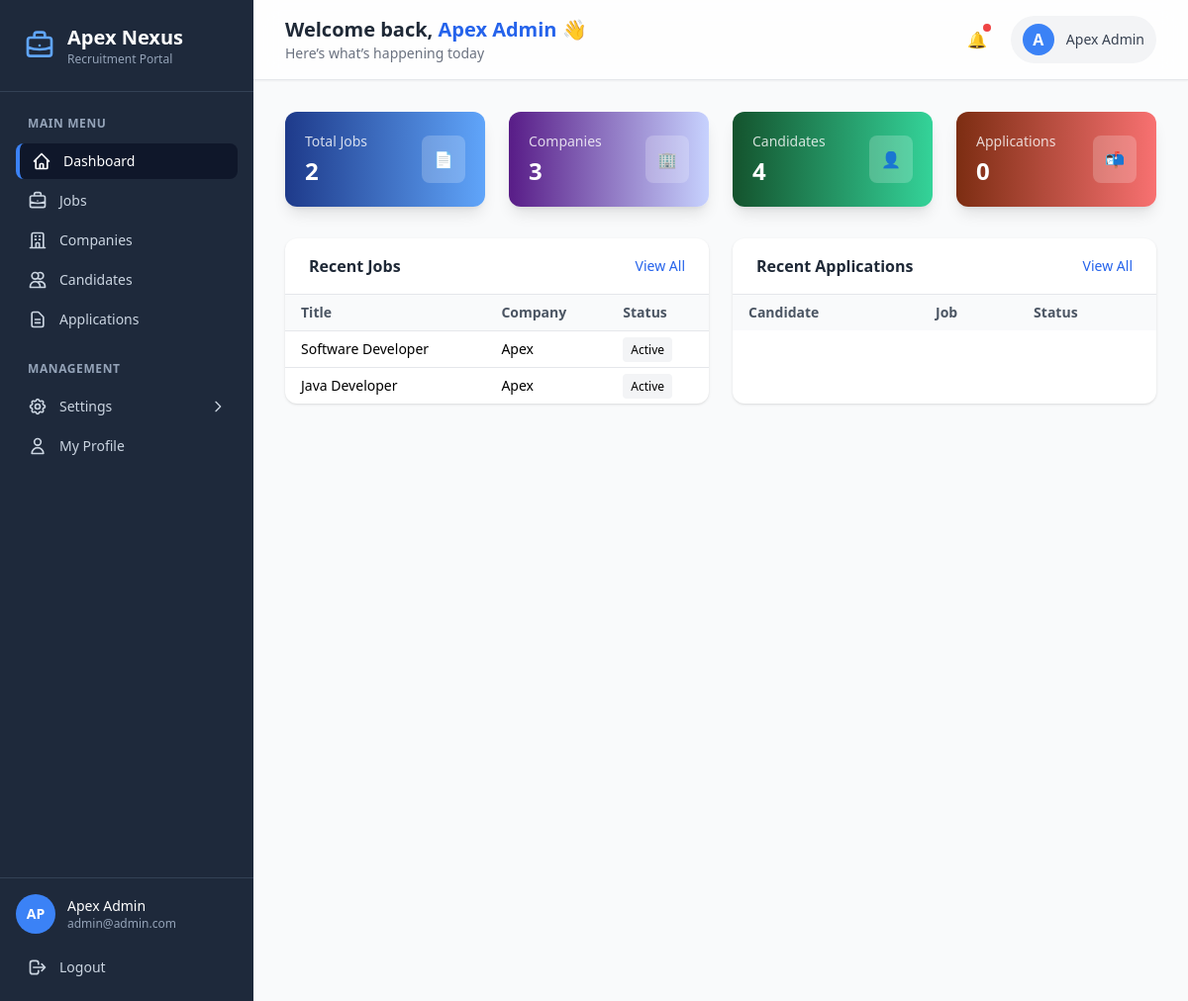
Page /admin/dashboard.php (signed in) on the committed database.
### tables this page shows
CREATE TABLE `jobs` (
  `id` int(11) NOT NULL,
  `company_id` int(11) DEFAULT NULL,
  `department_id` int(10) UNSIGNED DEFAULT NULL,
  `category_id` int(10) UNSIGNED DEFAULT NULL,
  `title` varchar(150) DEFAULT NULL,
  `description` text DEFAULT NULL,
  `responsibilities` text DEFAULT NULL,
  `requirements` text DEFAULT NULL,
  `nice_to_have` text DEFAULT NULL,
  `perks` text DEFAULT NULL,
  `location` varchar(100) DEFAULT NULL,
  `city` varchar(100) DEFAULT NULL,
  `state` varchar(100) DEFAULT NULL,
  `country` varchar(100) DEFAULT 'India',
  `work_mode` varchar(512) NOT NULL DEFAULT 'on-site',
  `employment_type` enum('full-time','part-time','contract','internship','freelance','temporary') NOT NULL DEFAULT 'full-time',
  `salary` varchar(100) DEFAULT NULL,
  `salary_min` int(10) UNSIGNED DEFAULT NULL,
  `salary_max` int(10) UNSIGNED DEFAULT NULL,
  `salary_visible` tinyint(1) NOT NULL DEFAULT 1,
  `experience_required` varchar(50) DEFAULT NULL,
  `education` varchar(100) DEFAULT NULL,
  `openings` smallint(5) UNSIGNED NOT NULL DEFAULT 1,
  `deadline` date DEFAULT NULL,
  `duration_days` smallint(5) UNSIGNED NOT NULL DEFAULT 30,
  `apply_email` varchar(150) DEFAULT NULL,
  `apply_url` varchar(500) DEFAULT NULL,
  `status` enum('active','closed','pending') DEFAULT 'pending',
  `is_deleted` tinyint(1) DEFAULT 0,
  `added_by` int(11) DEFAULT NULL,
  `created_at` timestamp NOT NULL DEFAULT current_timestamp(),
  `updated_at` timestamp NOT NULL DEFAULT current_timestamp() ON UPDATE current_timestamp()
);

CREATE TABLE `companies` (
  `id` int(11) NOT NULL,
  `user_id` int(11) DEFAULT NULL,
  `company_name` varchar(150) DEFAULT NULL,
  `logo` varchar(255) DEFAULT NULL,
  `description` text DEFAULT NULL,
  `website` varchar(200) DEFAULT NULL,
  `is_deleted` tinyint(1) DEFAULT 0,
  `city` varchar(100) DEFAULT NULL,
  `state` varchar(100) DEFAULT NULL,
  `country` varchar(100) DEFAULT NULL,
  `address_line1` varchar(255) DEFAULT NULL,
  `address_line2` varchar(255) DEFAULT NULL,
  `phone` varchar(20) DEFAULT NULL,
  `added_by` int(11) DEFAULT NULL,
  `created_at` timestamp NOT NULL DEFAULT current_timestamp(),
  `updated_at` timestamp NOT NULL DEFAULT current_timestamp() ON UPDATE current_timestamp()
);

### admin/dashboard.php (the view, shortened to what this page needs)
<?php
require_once '../includes/header.php';
try {
    $database = new Database();
    $pdo = $database->getConnection();
    $totalJobs = $pdo->query("SELECT COUNT(*) FROM jobs WHERE is_deleted = 0")->fetchColumn();
    $totalCompanies = $pdo->query("SELECT COUNT(*) FROM companies WHERE is_deleted = 0")->fetchColumn();
    $totalCandidates = $pdo->query("SELECT COUNT(*) FROM candidates WHERE is_deleted = 0")->fetchColumn();
    $totalApplications = $pdo->query("SELECT COUNT(*) FROM applications WHERE is_deleted = 0")->fetchColumn();
    $userName = $_SESSION['user_name'];
    $recentJobsStmt = $pdo->query("
        SELECT j.*, c.company_name as company_name
        FROM jobs j
        LEFT JOIN companies c ON j.company_id = c.id
        WHERE j.is_deleted = 0
        ORDER BY j.created_at DESC
        LIMIT 5
    ");
    $recentJobs = $recentJobsStmt->fetchAll();
} catch (PDOException $e) {
    error_log("Dashboard error: " . $e->getMessage());
    setFlash('error', 'Failed to load dashboard data');
}
require_once '../includes/admin-sidebar.php';
?>
<div class="lg:pl-64 bg-gray-50 min-h-screen">
    <div class="bg-white/80 backdrop-blur-md shadow-sm border-b px-4 sm:px-6 lg:px-8 py-4 flex justify-between items-center">
    <div>
        <h1 class="text-lg sm:text-xl font-semibold text-gray-800">
            Welcome back, <span class="text-blue-600"><?php echo $userName; ?></span> 👋
        </h1>
        <p class="text-sm text-gray-500">Here’s what’s happening today</p>
    </div>
    <div class="flex items-center gap-4">
        <button class="relative p-2 rounded-full hover:bg-gray-100 transition">
            🔔
            <span class="absolute top-1 right-1 w-2 h-2 bg-red-500 rounded-full"></span>
        </button>
        <div class="flex items-center gap-3 bg-gray-100 px-3 py-2 rounded-full cursor-pointer hover:bg-gray-200 transition">
            <div class="w-8 h-8 rounded-full bg-blue-500 text-white flex items-center justify-center font-semibold">
                <?php echo strtoupper(substr($userName, 0, 1)); ?>
            </div>
            <span class="text-sm font-medium text-gray-700 hidden sm:block">
                <?php echo $userName; ?>
            </span>
        </div>
    </div>
</div>
    <div class="p-4 sm:p-6 lg:p-8">
        <div class="grid grid-cols-1 sm:grid-cols-2 lg:grid-cols-4 gap-6 mb-8">
            <div
                class="bg-gradient-to-r from-blue-900 to-blue-400 text-white p-5 rounded-xl shadow-lg hover:scale-105 transition">
                <div class="flex justify-between items-center">
                    <div>
                        <p class="text-sm opacity-80">Total Jobs</p>
                        <h2 class="text-2xl font-bold mt-1"><?php echo $totalJobs; ?></h2>
                    </div>
                    <div class="bg-white/20 p-3 rounded-lg">
                        📄
                    </div>
                </div>
            </div>
            <div
                class="bg-gradient-to-r from-purple-900 to-indigo-200 text-white p-5 rounded-xl shadow-lg hover:scale-105 transition">
                <div class="flex justify-between items-center">
                    <div>
                        <p class="text-sm opacity-80">Companies</p>
                        <h2 class="text-2xl font-bold mt-1"><?php echo $totalCompanies; ?></h2>
                    </div>
                    <div class="bg-white/20 p-3 rounded-lg">
                        🏢
                    </div>
                </div>
            </div>
            <div
                class="bg-gradient-to-r from-green-900 to-emerald-400 text-white p-5 rounded-xl shadow-lg hover:scale-105 transition">
                <div class="flex justify-between items-center">
                    <div>
                        <p class="text-sm opacity-80">Candidates</p>
                        <h2 class="text-2xl font-bold mt-1"><?php echo $totalCandidates; ?></h2>
                    </div>
                    <div class="bg-white/20 p-3 rounded-lg">
                        👤
                    </div>
                </div>
            </div>
            <div
                class="bg-gradient-to-r from-orange-900 to-red-400 text-white p-5 rounded-xl shadow-lg hover:scale-105 transition">
                <div class="flex justify-between items-center">
                    <div>
                        <p class="text-sm opacity-80">Applications</p>
                        <h2 class="text-2xl font-bold mt-1"><?php echo $totalApplications; ?></h2>
                    </div>
                    <div class="bg-white/20 p-3 rounded-lg">
                        📬
                    </div>
                </div>
            </div>
        </div>
        <div class="grid grid-cols-1 lg:grid-cols-2 gap-6">
            <div class="bg-white rounded-xl shadow">
                <div class="flex justify-between items-center px-6 py-4 border-b">
                    <h2 class="font-semibold text-gray-800">Recent Jobs</h2>
                    <a href="/apex-nexus-portal/admin/jobs.php" class="text-blue-600 text-sm">View All</a>
                </div>
                <div class="overflow-x-auto">
                    <table class="w-full text-sm">
                        <thead class="bg-gray-50 text-gray-600">
                            <tr>
                                <th class="px-4 py-2 text-left">Title</th>
                                <th class="px-4 py-2 text-left">Company</th>
                                <th class="px-4 py-2 text-left">Status</th>
                            </tr>
                        </thead>
                        <tbody>
                            <?php foreach ($recentJobs as $job): ?>
                                <tr class="border-t">
                                    <td class="px-4 py-2"><?php echo $job['title']; ?></td>
                                    <td class="px-4 py-2"><?php echo $job['company_name']; ?></td>
                                    <td class="px-4 py-2">
                                        <span class="text-xs px-2 py-1 rounded bg-gray-100">
                                            <?php echo ucfirst($job['status']); ?>
                                        </span>
                                    </td>
                                </tr>
                            <?php endforeach; ?>
                        </tbody>
                    </table>
                </div>
            </div>
            <div class="bg-white rounded-xl shadow">
                <div class="flex justify-between items-center px-6 py-4 border-b">
                    <h2 class="font-semibold text-gray-800">Recent Applications</h2>
                    <a href="/apex-nexus-portal/admin/applications.php" class="text-blue-600 text-sm">View All</a>
                </div>
                <div class="overflow-x-auto">
                    <table class="w-full text-sm">
                        <thead class="bg-gray-50 text-gray-600">
                            <tr>
                                <th class="px-4 py-2 text-left">Candidate</th>
                                <th class="px-4 py-2 text-left">Job</th>
                                <th class="px-4 py-2 text-left">Status</th>
                            </tr>
                        </thead>
                    </table>
                </div>
            </div>
        </div>
    </div>
</div>
<?php require_once '../includes/footer.php'; ?>

### rows in the picture
jobs: title "Software Developer", company.company_name "Apex", status "Active"
jobs: title "Java Developer", company.company_name "Apex", status "Active"

### other values in the picture
substr($_SESSION['user_name'] ?? 'A', 0, 2) "AP"
$_SESSION['user_name'] "Apex Admin"
$_SESSION['user_email'] "admin@admin.com"
$userName "Apex Admin"
substr($userName, 0, 1) "A"
$totalJobs "2"
$totalCompanies "3"
$totalCandidates "4"
$totalApplications "0"
